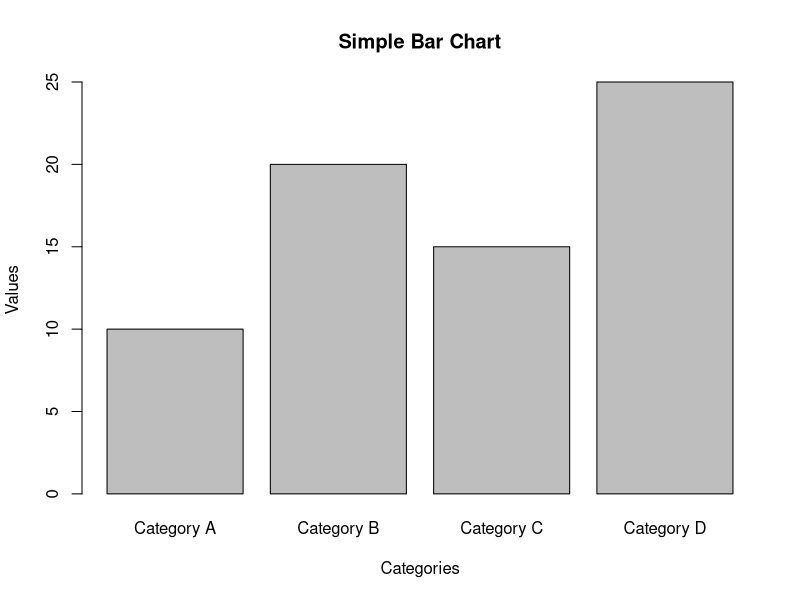

The R script that drew this image:
categories <- c("Category A", "Category B", "Category C", "Category D")
values <- c(10, 20, 15, 25)
barplot(values, names.arg = categories, main = "Simple Bar Chart", xlab = "Categories", ylab = "Values")
